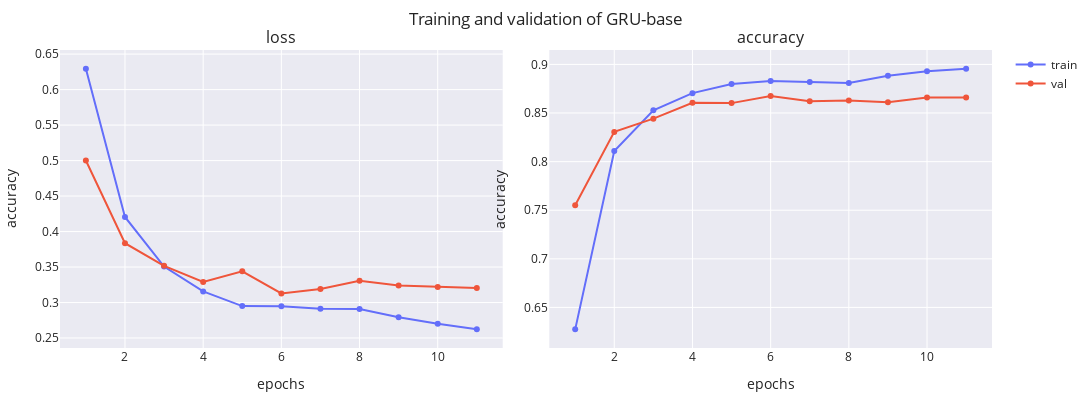

The notebook cell this image was saved under:
### Code cell
gru_model = AmazonReviewsModel(1000, 64, GRU, name="GRU-base")
_, fig = gru_model.train(
    dataset, f"{MODEL_PATH}/{gru_model.name}.weights.h5", **train_default
)
print(gru_model.evaluate(dataset.X_test, dataset.y_test))
fig

### Figure 1 — Plotly figure (JSON) as saved in the notebook; plotly's stock layout.template omitted (floating-point values rounded to 4 significant figures)
{"data": [{"line": {"color": "#636EFA"}, "marker": {"color": "#636EFA"}, "mode": "lines+markers", "name": "train", "showlegend": true, "type": "scatter", "x": [1, 2, 3, 4, 5, 6, 7, 8, 9, 10, 11], "xaxis": "x", "y": [0.6295, 0.4206, 0.3507, 0.3156, 0.295, 0.2947, 0.2913, 0.291, 0.2794, 0.2701, 0.2622], "yaxis": "y"}, {"line": {"color": "#EF553B"}, "marker": {"color": "#EF553B"}, "mode": "lines+markers", "name": "val", "showlegend": true, "type": "scatter", "x": [1, 2, 3, 4, 5, 6, 7, 8, 9, 10, 11], "xaxis": "x", "y": [0.5001, 0.3836, 0.3517, 0.3291, 0.3439, 0.3128, 0.319, 0.3306, 0.3239, 0.3218, 0.3204], "yaxis": "y"}, {"line": {"color": "#636EFA"}, "marker": {"color": "#636EFA"}, "mode": "lines+markers", "name": "train", "showlegend": false, "type": "scatter", "x": [1, 2, 3, 4, 5, 6, 7, 8, 9, 10, 11], "xaxis": "x2", "y": [0.6274, 0.8109, 0.8528, 0.8705, 0.8798, 0.883, 0.8818, 0.8809, 0.8883, 0.8931, 0.8957], "yaxis": "y2"}, {"line": {"color": "#EF553B"}, "marker": {"color": "#EF553B"}, "mode": "lines+markers", "name": "val", "showlegend": false, "type": "scatter", "x": [1, 2, 3, 4, 5, 6, 7, 8, 9, 10, 11], "xaxis": "x2", "y": [0.7552, 0.8306, 0.8442, 0.8606, 0.8602, 0.8674, 0.862, 0.863, 0.861, 0.866, 0.866], "yaxis": "y2"}], "layout": {"annotations": [{"font": {"size": 16}, "showarrow": false, "text": "loss", "x": 0.2375, "xanchor": "center", "xref": "paper", "y": 1, "yanchor": "bottom", "yref": "paper"}, {"font": {"size": 16}, "showarrow": false, "text": "accuracy", "x": 0.7625, "xanchor": "center", "xref": "paper", "y": 1, "yanchor": "bottom", "yref": "paper"}], "height": 400, "margin": {"b": 10, "l": 10, "r": 10, "t": 50}, "title": {"text": "Training and validation of GRU-base"}, "width": 1200, "xaxis": {"anchor": "y", "domain": [0, 0.475], "title": {"text": "epochs"}}, "xaxis2": {"anchor": "y2", "domain": [0.525, 1], "title": {"text": "epochs"}}, "yaxis": {"anchor": "x", "domain": [0, 1], "title": {"text": "accuracy"}}, "yaxis2": {"anchor": "x2", "domain": [0, 1], "title": {"text": "accuracy"}}}}
